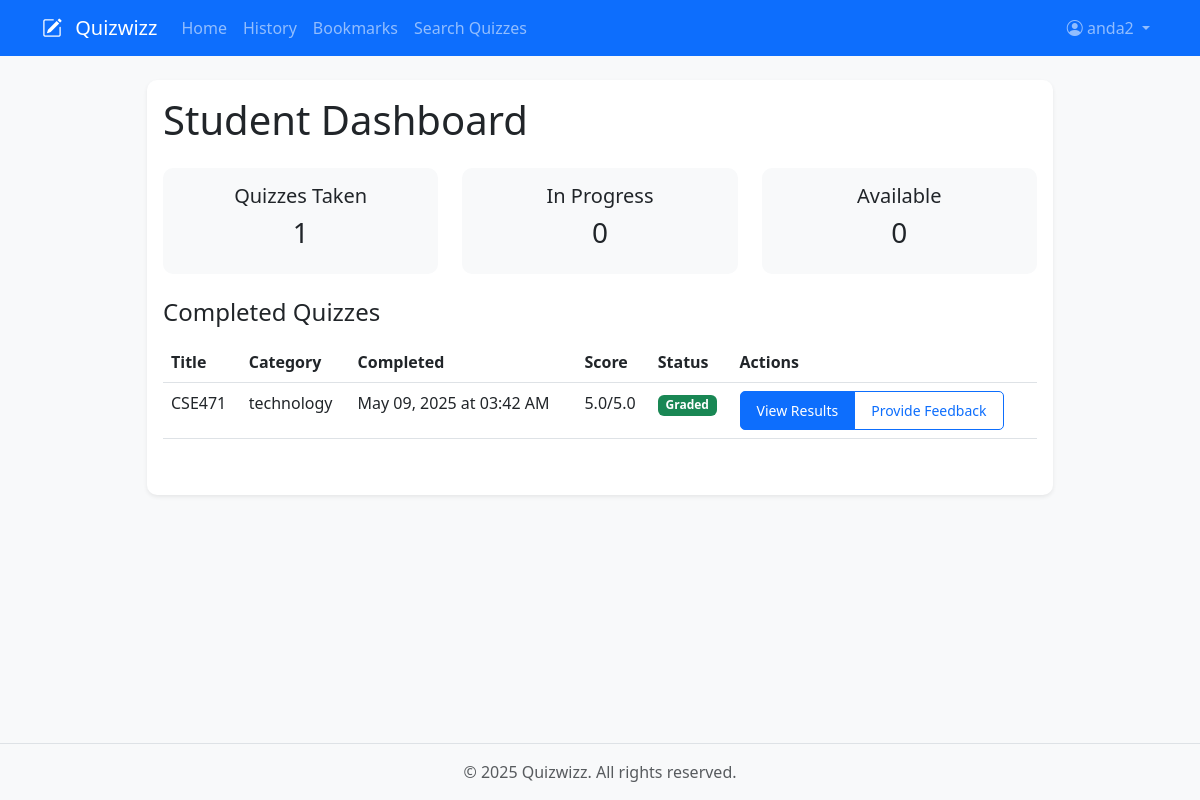
The app's page /quiz/student/dashboard (signed in) with its own data.
### app/models/user.py (models this page shows, shortened)
class User(UserMixin, db.Model):
    __tablename__ = 'users'
    id = db.Column(db.Integer, primary_key=True)
    username = db.Column(db.String(64), unique=True, nullable=False)
    email = db.Column(db.String(120), unique=True, nullable=False)
    password_hash = db.Column(db.String(128))
    role = db.Column(db.String(20), nullable=False, default='student')
    is_teacher = db.Column(db.Boolean, default=False)
    created_at = db.Column(db.DateTime, default=datetime.utcnow)
    profile_picture = db.Column(db.String(200), default='default.jpg')
    bio = db.Column(db.Text)
    quizzes = db.relationship('Quiz', back_populates='author', lazy='dynamic')
    quiz_attempts = db.relationship('QuizAttempt', back_populates='student', lazy='dynamic', overlaps="attempts,user")
    shared_quizzes = db.relationship('Quiz', secondary='shared_quizzes', back_populates='shared_with_users', lazy='dynamic', overlaps="shared_quizzes_list,shared_with_users")
    feedback = db.relationship(QuizFeedback, backref='student', lazy='dynamic')
    bookmarks = db.relationship('Bookmark', backref='user', lazy='dynamic')
    bookmarked_quizzes = db.relationship('Quiz',
                                       secondary='user_bookmarks',
                                       backref=db.backref('bookmarked_by', lazy='dynamic'),
                                       lazy='dynamic')

### app/models/quiz.py (models this page shows, shortened)
class Quiz(db.Model):
    __tablename__ = 'quizzes'
    id = db.Column(db.Integer, primary_key=True)
    title = db.Column(db.String(100), nullable=False)
    description = db.Column(db.Text)
    author_id = db.Column(db.Integer, db.ForeignKey('users.id'), nullable=False)
    created_at = db.Column(db.DateTime, default=datetime.utcnow)
    updated_at = db.Column(db.DateTime, default=datetime.utcnow, onupdate=datetime.utcnow)
    is_public = db.Column(db.Boolean, default=True)
    password = db.Column(db.String(128))
    time_limit = db.Column(db.Integer)  # in minutes
    max_attempts = db.Column(db.Integer, default=1)
    start_time = db.Column(db.DateTime)
    end_time = db.Column(db.DateTime)
    category = db.Column(db.String(50))
    grades_released = db.Column(db.Boolean, default=False)
    author = db.relationship('User', back_populates='quizzes')
    questions = db.relationship('Question', back_populates='quiz', cascade='all, delete-orphan')
    attempts = db.relationship('QuizAttempt', back_populates='quiz', cascade='all, delete-orphan')
    shared_with_users = db.relationship('User', secondary='shared_quizzes', back_populates='shared_quizzes', lazy='dynamic', overlaps="shared_quizzes_list,shared_with")
    feedback = db.relationship(QuizFeedback, backref='quiz', lazy='dynamic', cascade='all, delete-orphan')

class QuizAttempt(db.Model):
    __tablename__ = 'quiz_attempts'
    id = db.Column(db.Integer, primary_key=True)
    quiz_id = db.Column(db.Integer, db.ForeignKey('quizzes.id'), nullable=False)
    student_id = db.Column(db.Integer, db.ForeignKey('users.id'), nullable=False)
    started_at = db.Column(db.DateTime, default=datetime.utcnow)
    completed_at = db.Column(db.DateTime)
    completed = db.Column(db.Boolean, default=False)
    score = db.Column(db.Float)
    max_score = db.Column(db.Float)
    quiz = db.relationship('Quiz', back_populates='attempts')
    student = db.relationship('User', back_populates='quiz_attempts', overlaps="attempts,user")
    answers = db.relationship('Answer', back_populates='attempt', cascade='all, delete-orphan')

### app/views/quiz.py (the view)
@quiz_bp.route('/student/dashboard')
@login_required
def student_dashboard():
    if current_user.is_teacher:
        flash('This page is for students only.', 'warning')
        return redirect(url_for('main.index'))
    all_attempts = QuizAttempt.query.filter_by(student_id=current_user.id).all()
    in_progress_quizzes = [attempt for attempt in all_attempts if not attempt.completed_at]
    completed_quizzes = [attempt for attempt in all_attempts if attempt.completed_at]
    accessible_quizzes = Quiz.query.filter(
        (Quiz.is_public == True) |  # Public quizzes
        (Quiz.id.in_([q.id for q in current_user.shared_quizzes]))  # Shared quizzes
    ).all()
    attempted_quiz_ids = {attempt.quiz_id for attempt in all_attempts}
    available_quizzes = [
        quiz for quiz in accessible_quizzes
        if quiz.id not in attempted_quiz_ids and
        (not quiz.start_time or quiz.start_time <= datetime.utcnow()) and
        (not quiz.end_time or quiz.end_time >= datetime.utcnow())
    ]
    latest_attempts = {}
    for attempt in completed_quizzes:
        if attempt.quiz_id not in latest_attempts or attempt.completed_at > latest_attempts[attempt.quiz_id].completed_at:
            latest_attempts[attempt.quiz_id] = attempt
    completed_quizzes = []
    for attempt in latest_attempts.values():
        quiz = attempt.quiz
        quiz.attempts = [attempt]  # Add the latest attempt to the quiz object
        completed_quizzes.append(quiz)
    completed_quizzes.sort(key=lambda q: q.attempts[0].completed_at, reverse=True)
    return render_template('student/dashboard.html',
                         in_progress_quizzes=in_progress_quizzes,
                         completed_quizzes=completed_quizzes,
                         available_quizzes=available_quizzes,
                         now=datetime.utcnow())

### app/models/user.py (called while the page is built)
@login.user_loader
def load_user(id):
    return User.query.get(int(id))

### app/templates/student/dashboard.html (shortened to what this page needs)
{% extends "base.html" %}
{% block content %}
<div class="container">
    <div class="row justify-content-center">
        <div class="col-md-10">
            <div class="card shadow-sm mb-4">
                <div class="card-body">
                    <h1 class="card-title mb-4">Student Dashboard</h1>
                    <div class="row mb-4">
                        <div class="col-md-4">
                            <div class="card bg-light">
                                <div class="card-body text-center">
                                    <h5>Quizzes Taken</h5>
                                    <h3>{{ completed_quizzes|length }}</h3>
                                </div>
                            </div>
                        </div>
                        <div class="col-md-4">
                            <div class="card bg-light">
                                <div class="card-body text-center">
                                    <h5>In Progress</h5>
                                    <h3>{{ in_progress_quizzes|length }}</h3>
                                </div>
                            </div>
                        </div>
                        <div class="col-md-4">
                            <div class="card bg-light">
                                <div class="card-body text-center">
                                    <h5>Available</h5>
                                    <h3>{{ available_quizzes|length }}</h3>
                                </div>
                            </div>
                        </div>
                    </div>
                    {% if completed_quizzes %}
                    <h4 class="mb-3">Completed Quizzes</h4>
                    <div class="table-responsive mb-4">
                        <table class="table table-hover">
                            <thead>
                                <tr>
                                    <th>Title</th>
                                    <th>Category</th>
                                    <th>Completed</th>
                                    <th>Score</th>
                                    <th>Status</th>
                                    <th>Actions</th>
                                </tr>
                            </thead>
                            <tbody>
                                {% for quiz in completed_quizzes %}
                                <tr>
                                    <td>{{ quiz.title }}</td>
                                    <td>{{ quiz.category }}</td>
                                    <td>{{ quiz.attempts[-1].completed_at.strftime('%B %d, %Y at %I:%M %p') }}</td>
                                    <td>
                                        {% if quiz.grades_released %}
                                        {{ quiz.attempts[-1].score }}/{{ quiz.attempts[-1].max_score }}
                                        {% else %}
                                        Pending
                                        {% endif %}
                                    </td>
                                    <td>
                                        {% if quiz.grades_released %}
                                        <span class="badge bg-success">Graded</span>
                                        {% else %}
                                        <span class="badge bg-warning">Pending</span>
                                        {% endif %}
                                    </td>
                                    <td>
                                        {% if quiz.grades_released %}
                                        <div class="btn-group">
                                            <a href="{{ url_for('quiz.view_results', attempt_id=quiz.attempts[-1].id) }}" class="btn btn-sm btn-primary">
                                                 View Results
                                            </a>
                                            {% if not quiz.attempts[-1].feedback %}
                                            <a href="{{ url_for('quiz.submit_feedback', quiz_id=quiz.id) }}" class="btn btn-sm btn-outline-primary">
                                                 Provide Feedback
                                            </a>
                                            {% endif %}
                                        </div>
                                        {% else %}
                                        <span class="text-muted">Waiting for grades to be released</span>
                                        {% endif %}
                                    </td>
                                </tr>
                                {% endfor %}
                            </tbody>
                        </table>
                    </div>
                    {% endif %}
                </div>
            </div>
        </div>
    </div>
</div>
{% endblock %}

### app/templates/base.html (shortened to what this page needs)
<!DOCTYPE html>
<html lang="en">
<head>
    <link href="https://cdn.jsdelivr.net/npm/bootstrap@5.3.0/dist/css/bootstrap.min.css" rel="stylesheet">
    <link rel="stylesheet" href="https://cdn.jsdelivr.net/npm/bootstrap-icons@1.7.2/font/bootstrap-icons.css">
    <link rel="stylesheet" href="{{ url_for('static', filename='css/style.css') }}">
</head>
<body>
    <nav class="navbar navbar-expand-lg navbar-dark bg-primary">
        <div class="container">
            <a class="navbar-brand" href="{{ url_for('main.index') }}">
                <i class="bi bi-pencil-square"></i> Quizwizz
            </a>
            <div class="collapse navbar-collapse" id="navbarNav">
                <ul class="navbar-nav me-auto">
                    {% if current_user.is_authenticated %}
                        {% if current_user.is_teacher %}
                            <li class="nav-item">
                                <a class="nav-link {% if request.endpoint == 'main.teacher_home' %}active{% endif %}" href="{{ url_for('main.teacher_home') }}">Home</a>
                            </li>
                            <li class="nav-item">
                                <a class="nav-link {% if request.endpoint == 'quiz.create_quiz' %}active{% endif %}" href="{{ url_for('quiz.create_quiz') }}">Create Quiz</a>
                            </li>
                            <li class="nav-item">
                                <a class="nav-link {% if (current_user.is_teacher and request.endpoint == 'main.history') or (not current_user.is_teacher and request.endpoint == 'main.student_history') %}active{% endif %}" href="{{ url_for('main.history') if current_user.is_teacher else url_for('main.student_history') }}">History</a>
                            </li>
                        {% else %}
                            <li class="nav-item">
                                <a class="nav-link {% if request.endpoint == 'main.student_home' %}active{% endif %}" href="{{ url_for('main.student_home') }}">Home</a>
                            </li>
                            <li class="nav-item">
                                <a class="nav-link {% if request.endpoint == 'main.student_history' %}active{% endif %}" href="{{ url_for('main.student_history') }}">History</a>
                            </li>
                            <li class="nav-item">
                                <a class="nav-link {% if request.endpoint == 'main.student_bookmarks' %}active{% endif %}" href="{{ url_for('main.student_bookmarks') }}">Bookmarks</a>
                            </li>
                        {% endif %}
                        <li class="nav-item">
                            <a class="nav-link {% if request.endpoint == 'quiz.search_quizzes' %}active{% endif %}" href="{{ url_for('quiz.search_quizzes') }}">Search Quizzes</a>
                        </li>
                    {% endif %}
                </ul>
                <ul class="navbar-nav">
                    {% if current_user.is_authenticated %}
                        <li class="nav-item dropdown">
                            <a class="nav-link dropdown-toggle" href="#" id="navbarDropdown" role="button" data-bs-toggle="dropdown">
                                <i class="bi bi-person-circle"></i> {{ current_user.username }}
                            </a>
                        </li>
                    {% endif %}
                </ul>
            </div>
        </div>
    </nav>
    <main class="container mt-4">
        {% block content %}{% endblock %}
    </main>
    <footer class="footer mt-5 py-3 bg-light">
        <div class="container text-center">
            <span class="text-muted">© 2025 Quizwizz. All rights reserved.</span>
        </div>
    </footer>
</body>
</html>

### app/static/css/style.css (style rules this page uses)
body { min-height: 100vh; display: flex; flex-direction: column; background-color: #f8f9fa; }
main { flex: 1; }
.navbar-brand i { margin-right: 0.5rem; }
.card { border: none; border-radius: 10px; transition: transform 0.2s; }
.btn { border-radius: 5px; padding: 0.5rem 1rem; }
.btn-primary { background-color: #0d6efd; border-color: #0d6efd; }
.footer { margin-top: auto; background-color: #f8f9fa; padding: 1rem 0; border-top: 1px solid #dee2e6; }

### records on screen
User: username "anda2"
Quiz: title "CSE471", category "technology", completed_at "May 09, 2025 at 03:42 AM", score "5.0", max_score "5.0", grades_released "Graded"

### other values on screen
{{ completed_quizzes|length }} "1"
{{ in_progress_quizzes|length }} "0"
{{ available_quizzes|length }} "0"
